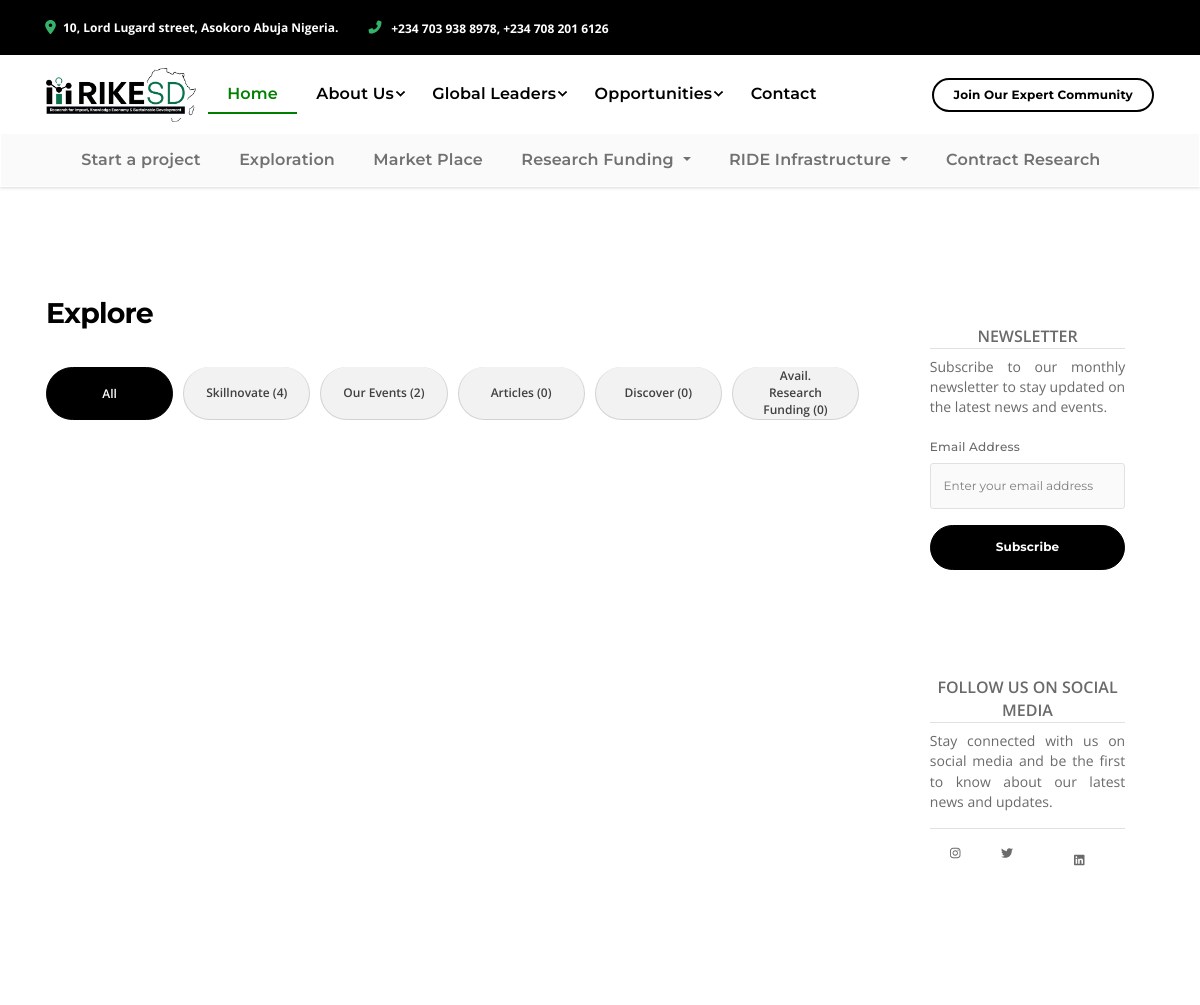
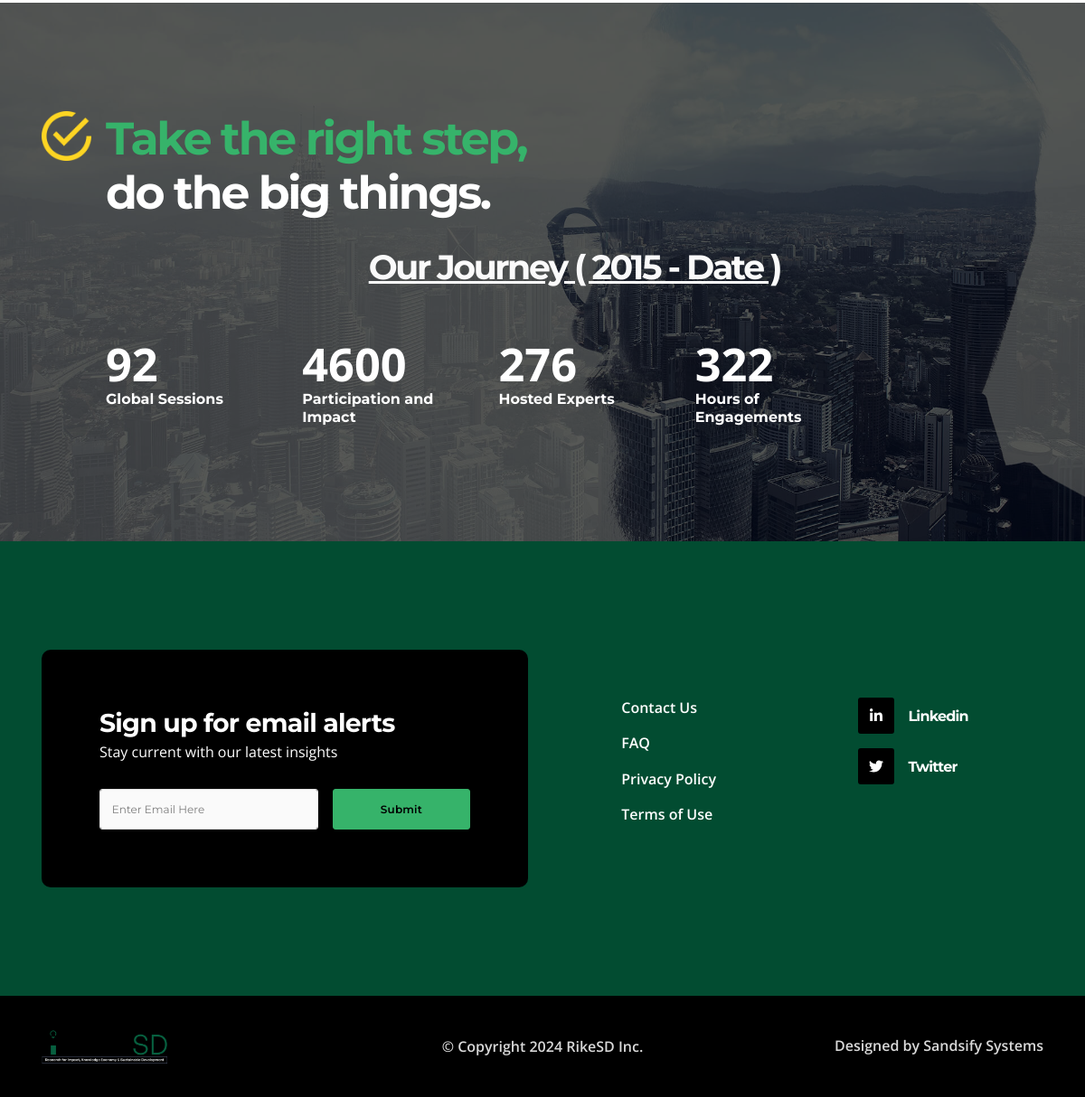
Page /exploration/index.php on the committed database (2 pictures, top to bottom).
### tables this page shows
CREATE TABLE `services` (
  `id` int(11) NOT NULL,
  `item` varchar(255) DEFAULT NULL,
  `class_name` varchar(50) NOT NULL,
  `page` varchar(50) NOT NULL,
  `description` text NOT NULL,
  `category` int(11) NOT NULL,
  `sub_category` int(11) NOT NULL,
  `has_sub` int(11) DEFAULT 1,
  `created_at` timestamp NOT NULL DEFAULT current_timestamp(),
  `deleted` tinyint(1) DEFAULT 0
);

CREATE TABLE `categories` (
  `id` int(11) NOT NULL,
  `name` varchar(250) NOT NULL,
  `created_at` datetime NOT NULL,
  `deleted` int(11) NOT NULL
);

### private/functions.php (called while the page is built, shortened)
<?php
function url_for_root($script_path) {
  if($script_path[0] != '/') {
    $script_path = "/" . $script_path;
  }
  return WWW_PATH . $script_path;
}
?>

### private/classes/Services.class.php (called while the page is built, shortened)
<?php
class Services extends DatabaseObject
{
    protected static $table_name = "services";
    public static function find_by_category($options=[])
    {
        $category = $options['category'] ?? '';
        $sub_category = $options['sub_category'] ?? '';
        $sql = "SELECT * FROM " . static::$table_name . " ";
        $sql .= "WHERE (deleted IS NULL OR deleted = 0 OR deleted = '') ";
        if ($category) {
          $sql .= " AND category='" . self::$database->escape_string($category) . "'";
        }
        if (isset($sub_category)) {
            $sql .= " AND sub_category='" . self::$database->escape_string($sub_category) . "'";
          }
        $sql .= " ORDER BY id ASC ";
        $obj_array = static::find_by_sql($sql);
        return $obj_array;
    }
}

### private/classes/DatabaseObject.class.php (called while the page is built, shortened)
<?php
class DatabaseObject
{
  static protected $database;
  static protected $table_name = "";
  static public function set_database($database)
  {
    self::$database = $database;
  }
  static public function find_by_sql($sql)
  {
    $result = self::$database->query($sql);
    $object_array = [];
    while ($record = $result->fetch_assoc()) {
      $object_array[] = static::instantiate($record);
    }
    return $object_array;
  }
  static protected function instantiate($record)
  {
    $object = new static;
    foreach ($record as $property => $value) {
      if (property_exists($object, $property)) {
        $object->$property = $value;
      }
    }
    return $object;
  }
  static public function find_by_undeleted($options = [])
  {
    $order = $options['order'] ?? '';
    $sql = "SELECT * FROM " . static::$table_name . " ";
    $sql .= " WHERE (deleted IS NULL OR deleted = 0 OR deleted = '') ";
    if ($order) {
      $sql .= " ORDER BY id " . self::$database->escape_string($order) . " ";
    } else {
      $sql .= " ORDER BY id ASC ";
    }
    return static::find_by_sql($sql);
  }
}
?>

### private/classes/Blog.class.php (called while the page is built, shortened)
<?php
class Blog extends DatabaseObject
{
  protected static $table_name = "blogs";
  public static function find_by_category($options = [])
  {
    $category_id = $options['category_id'] ?? false;
    $limit = $options['limit'] ?? 0;
    $status = 2;
    $sql = "SELECT * FROM " . static::$table_name . " ";
    if ($category_id) {
      $sql .= "WHERE category_id ='" . self::$database->escape_string($category_id) . "'";
    } else {
      $sql .= "WHERE (deleted IS NULL OR deleted = 0 OR deleted = '') ";
    }
    $sql .= " AND (deleted IS NULL OR deleted = 0 OR deleted = '') ";
    $sql .= "AND status=" . self::$database->escape_string($status) . "";
    if ($limit) {
      $sql .= " ORDER BY id DESC LIMIT " . $limit;
    } else {
      $sql .= " ORDER BY id DESC";
    }
    $obj_array = static::find_by_sql($sql);
    return $obj_array;
  }
}

### exploration/index.php (the view, shortened to what this page needs)
<?php require_once('../private/initialize.php');
$page_title = "Home";
?>
<?php include(SHARED_PATH . '/main-header.php'); ?>
<link href="https://cdnjs.cloudflare.com/ajax/libs/font-awesome/5.13.0/css/all.min.css" rel="stylesheet">
<link href="css/blog.css" rel="stylesheet">
<section class="section w-100 bg-half-100 pb-5">
  <div class="container my-5">
    <div class="row">
      <div class="col-12 col-lg-9">
        <h4 class="mb-4">Explore</h4>
        <div class="list-group d-flex flex-row overflow-auto py-2">
          <a href="#" class="list-group-item list-group-item-action active rounded-pill" aria-current="true"
            data-id="All Articles">All</a>
          <?php foreach (Category::find_by_undeleted(['order' => "ASC"]) as $key => $value) { ?>
            <a href="#" class="list-group-item list-group-item-action rounded-pill" data-id="<?php echo $value->id ?>">
              <?php echo $value->name . " (" . count(Blog::find_by_category(['category_id' => $value->id])) . ")" ?>
            </a>
          <?php } ?>
        </div>
        <div id="articleList" class="bg-white mt-3 pb-1 container">
        </div>
      </div>
      <div class="col-12 col-lg-3 mb-4 mb-lg-0">
        <div class="">
          <div class="card">
            <div class="card-body">
              <div class="card-title text-center border-bottom text-uppercase"><strong>Newsletter</strong></div>
              <p class="card-text" style="font-size:14px; text-align: justify;">Subscribe to our monthly newsletter to
                stay updated on the latest news and events.</p>
              <form>
                <div class="mb-3">
                  <label for="email" class="form-label">Email Address</label>
                  <input type="email" class="form-control" id="email" placeholder="Enter your email address">
                </div>
                <div class="">
                  <button type="submit" class="w-100 btn btn-primary rounded-pill">Subscribe</button>
                </div>
              </form>
            </div>
          </div>
        </div>
        <div class="mt-5">
          <div class="card">
            <div class="card-body">
              <div class="card-title  text-center border-bottom text-uppercase">
                <strong>Follow us on social media</strong>
              </div>
              <p class="card-text" style="font-size:14px; text-decoration: justify; text-align: justify;">
                Stay connected with us on social media and be the first to know about our latest news and updates.
              </p>
              <div class="d-flex justify-content-between border-top pt-2">
                <a href="https://www.instagram.com/mytonote/" class="btn btn-sm "><i class="fab fa-instagram"></i> </a>
                <a href="https://twitter.com/gettonote?s=11" class="btn btn-sm "><i class="fab fa-twitter"></i> </a>
                <a href="https://www.linkedin.com/company/gettonote" class="btn "><i class="fab fa-linkedin"></i> </a>
              </div>
            </div>
          </div>
        </div>
      </div>
    </div>
</section>
<?php include(SHARED_PATH . '/main-footer.php'); ?>
</body>
</html>

### private/shared/main-header.php (shortened to what this page needs)
<!DOCTYPE html>
<html lang="en-US" dir="ltr">
<head>
  <link href="<?php echo url_for_root('vendors/swiper/swiper-bundle.min.css ') ?>" rel="stylesheet">
  <link href="<?php echo url_for_root('vendors/hamburgers/hamburgers.min.css ') ?>" rel="stylesheet">
  <link href="<?php echo url_for_root('vendors/loaders.css/loaders.min.css ') ?>" rel="stylesheet">
  <link href="<?php echo url_for_root('assets/css/theme.min.css ') ?>" rel="stylesheet" />
  <link href="<?php echo url_for_root('assets/css/user.min.css ') ?>" rel="stylesheet" />
  <link href="https://cdn.jsdelivr.net/npm/select2@4.1.0-rc.0/dist/css/select2.min.css" rel="stylesheet" />
  <link href="
      https://cdn.jsdelivr.net/npm/sweetalert2@11.7/dist/sweetalert2.min.css
      " rel="stylesheet">
</head>
<body>
  <div class="bg-primary py-3 d-none d-sm-block text-white fw-bold ">
    <div class="container">
      <div class="row align-items-center gx-4">
        <div class="col-auto d-none d-lg-block fs--1"><span class="fas fa-map-marker-alt text-success me-2"
            data-fa-transform="grow-3"></span>10, Lord Lugard street, Asokoro Abuja Nigeria. </div>
        <div class="col-auto"><span class="fas fa-phone-alt text-success" data-fa-transform="shrink-3"></span><a
            class="ms-2 fs--1 d-inline text-white fw-bold" href="tel:2123865575">+234 703 938 8978, +234 708 201
            6126</a></div>
      </div>
    </div>
  </div>
  <?php if ($page_title != '404'): ?>
    <div class="sticky-top navbar-RikeSD">
      <div class="container">
        <nav class="navbar navbar-expand-lg">
          <a class="navbar-brand" href="<?php echo url_for_root('/home') ?>">
            <img src="<?php echo url_for_root('assets/img/logo-dark.png') ?>" width="150" width="150" alt="logo" />
          </a>
          <div class="collapse navbar-collapse" id="primaryNavbarCollapse">
            <ul class="navbar-nav py-3 py-lg-0 mt-1 mb-2 my-lg-0 ms-lg-n1">
              <li class="nav-item dropdown">
                <a class="nav-link <?php echo $page_title == 'Home' ? 'active' : '' ?>"
                  href="<?php echo url_for_root('/home') ?>">Home</a>
              </li>
              <li class="nav-item dropdown">
                <a class="nav-link <?php echo $page_title == 'About' ? 'active' : '' ?>  dropdown-toggle dropdown-indicator"
                  href="JavaScript:void(0)" role="button" data-bs-toggle="dropdown" aria-expanded="false">About Us</a>
              </li>
              <li class="nav-item dropdown"><a
                  class="nav-link <?php echo $page_title == 'Global Leaders' ? 'active' : '' ?> dropdown-toggle dropdown-indicator"
                  href="JavaScript:void(0)" role="button" data-bs-toggle="dropdown" aria-expanded="false">Global
                  Leaders</a>
              </li>
              <li class="nav-item dropdown"><a
                  class="nav-link <?php echo $page_title == '' ? 'active' : '' ?> dropdown-toggle dropdown-indicator"
                  href="JavaScript:void(0)" role="button" data-bs-toggle="dropdown"
                  aria-expanded="false">Opportunities</a>
              </li>
              <li class="nav-item dropdown"><a
                  class="nav-link <?php echo $page_title == 'Science to Business' ? 'active' : '' ?>"
                  href="<?php echo url_for_root('contact') ?>" role="button">Contact</a></li>
            </ul><a
              class="btn btn-outline-primary rounded-pill btn-sm border-2 d-block d-lg-inline-block ms-auto my-3 my-lg-0"
              href="<?php echo url_for_root('/') ?>" target="_blank">Join Our Expert Community</a>
          </div>
        </nav>
      </div>
      <div class="container-fluid bg-light">
        <div class="container ">
          <nav class="navbar navbar-expand-lg navbar-light">
            <div class="container">
              <div class="collapse navbar-collapse" id="navbarNav">
                <ul class="navbar-nav">
                  <?php foreach (Services::find_by_category(['category' => '2', 'sub_category' => 0]) as $key => $value): ?>
                    <?php if ($value->sub_category == 0 && $value->has_sub == 1) { ?>
                      <li class="nav-item dropdown">
                        <a class="nav-link <?php echo $page_title == $value->item ? 'active' : '' ?> dropdown-toggle" href="#"
                          id="navbarDropdown" role="button" data-bs-toggle="dropdown" aria-expanded="false">
                          <?= $value->item ?>
                        </a>
                      </li>
                    <?php } else { ?>
                      <li class="nav-item">
                        <a class="nav-link <?php echo $page_title == $value->item ? 'active' : '' ?>"
                          href="<?php echo url_for_root($value->page . '?tab=' . $value->id) ?>">
                          <?php echo $value->item; ?></a>
                      </li>
                    <?php } ?>
                  <?php endforeach ?>
                </ul>
              </div>
            </div>
          </nav>
        </div>
      </div>
    </div>
  <?php endif ?>
  <main class="main" id="top">

### rows in the picture
services: item "Start a project"
services: item "Exploration"
services: item "Market Place"
services: item "Research Funding"
services: item "RIDE Infrastructure"
services: item "Contract Research"
categories: name "Skillnovate", id "4"
categories: name "Our Events", id "2"
categories: name "Articles", id "0"
categories: name "Discover", id "0"
categories: name "Avail. Research Funding", id "0"
